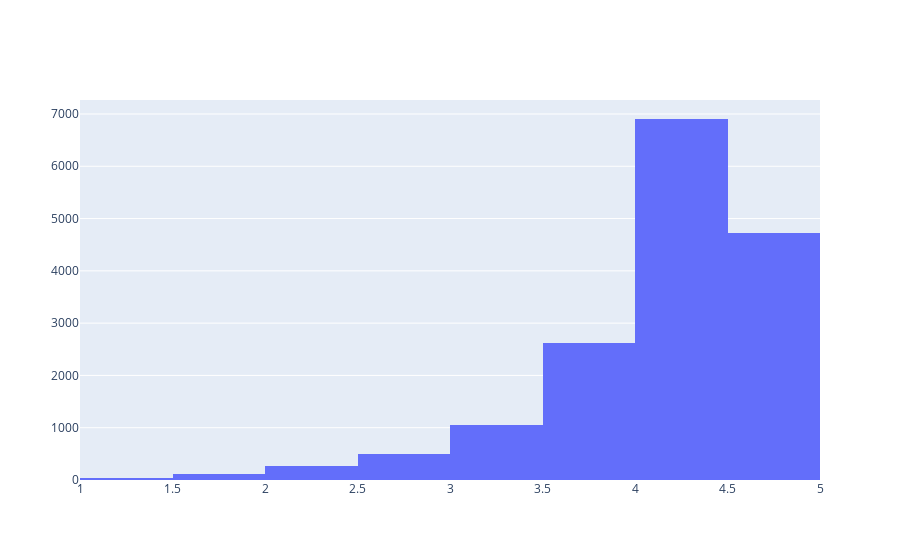

Write notebook code for a chart like this one.
### Code cell
# Построение графика - распределение рейтинга по всем приложениям в выборке
data = [graph_objs.Histogram(
        x = df.rating,
        xbins = {'start': 1, 'size': 0.5, 'end' :5}
)]
plotly.offline.iplot(data, filename='overall_rating_distribution')

# Средний рейтинг в выборке
msg='Средний рейтинг приложения: '
msg+str(numpy.mean(df['rating']))

### Figure 1 — Plotly figure (JSON) as saved in the notebook; plotly's stock layout.template omitted (floating-point values rounded to 4 significant figures; data arrays with more than 128 entries replaced by an {"elided": "..."} marker saying what was removed)
{"data": [{"type": "histogram", "x": {"elided": "17214 float values"}, "xbins": {"end": 5, "size": 0.5, "start": 1}}], "layout": {}}
